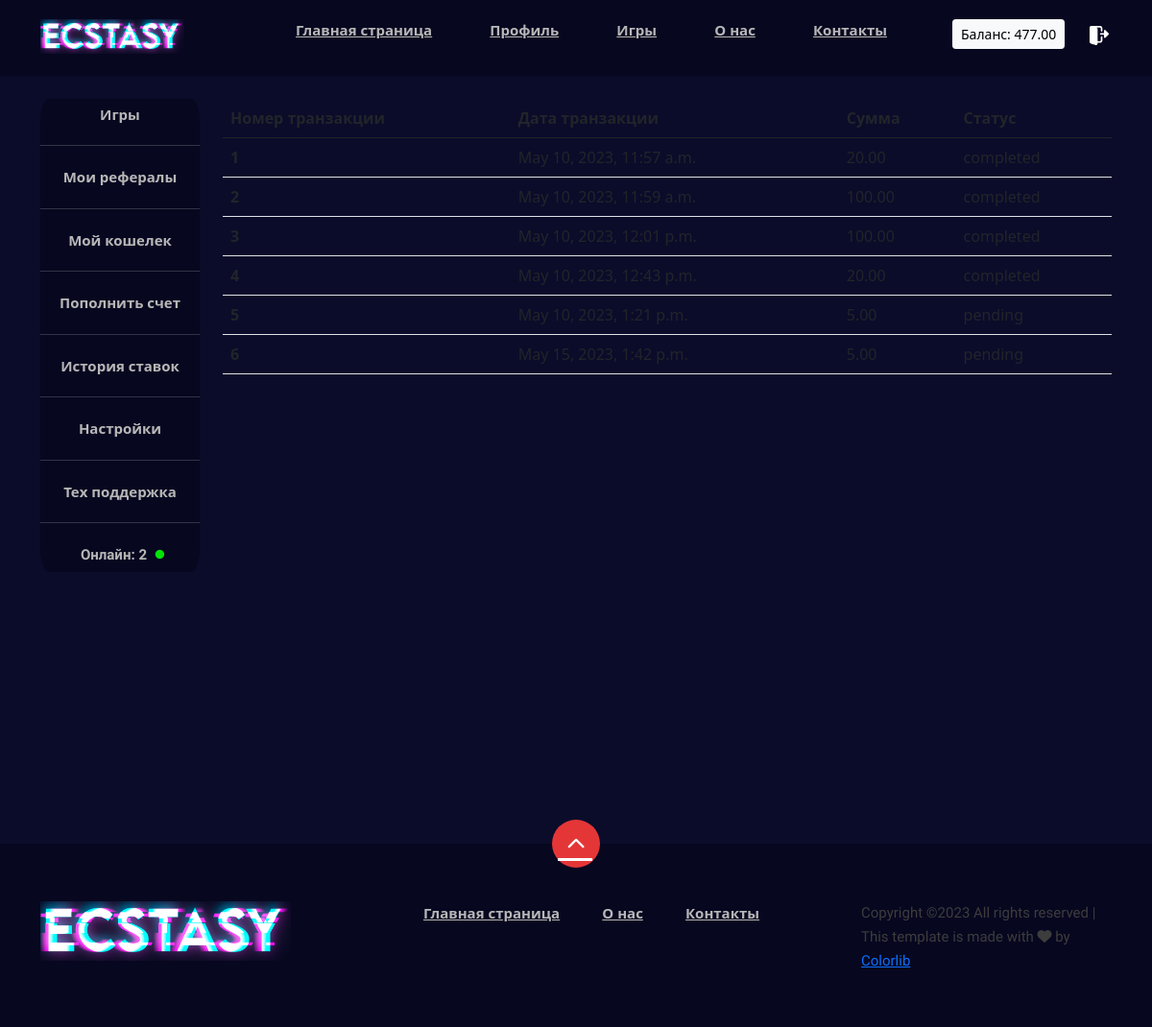
Page /wallet_history/ (signed in) on the committed database.
### chat/models.py (models this page shows, shortened)
class Wallet(models.Model):
    user_profile = models.OneToOneField(UserProfile, on_delete=models.CASCADE)
    wallet_number = models.CharField(max_length=50, unique=True)
    balance = models.DecimalField(max_digits=10, decimal_places=2, default=0.00)

class Transaction(models.Model):
    user = models.ForeignKey(User, on_delete=models.CASCADE)
    wallet = models.ForeignKey(Wallet, on_delete=models.CASCADE, null=True)
    amount = models.DecimalField(max_digits=5, decimal_places=2)
    status = models.CharField(max_length=10, choices=[('pending', 'Ожидает'), ('completed', 'Выполнено'), ('failed', 'Не выполнено')])
    created_at = models.DateTimeField(auto_now_add=True)
    updated_at = models.DateTimeField(auto_now=True)

### chat/views.py (the view)
# urls.py: path('wallet_history/', views.wallet_history, name='wallet_history'),
@login_required
def wallet_history(request):
    transactions = Transaction.objects.all()
    context = get_common_context(request)
    context.update({'transaction':transactions})
    return render(request, 'chat/wallet_history.html', context=context)

### chat/views.py (called while the page is built)
def get_common_context(request):
    try:
        wallet = request.wallet
        balance = wallet.balance
    except:
        balance = ''
    return {
        'balance': balance,
    }

### chat/templates/chat/wallet_history.html (shortened to what this page needs)
{% extends 'main.html' %}
{% block main %}
<table class="table">
    <thead class="thead-dark">
        <tr>
            <th scope="col">Номер транзакции</th>
            <th scope="col">Дата транзакции</th>
            <th scope="col">Сумма</th>
            <th scope="col">Статус</th>
        </tr>
    </thead>
    <tbody>
        {% for tr in transaction %}
            <tr>
                <th scope="row">{{ forloop.counter }}</th>
                <td>{{ tr.created_at }}</td>
                <td>{{ tr.amount }}</td>
                <td>{{ tr.status }}</td>
            </tr>
        {% endfor %}
    </tbody>
</table>
{% endblock main %}

### templates/header.html (shortened to what this page needs)
{% load static %}
<header class="header">
    <div class="container">
        <div class="row">
            <div class="col-lg-2">
                <div class="header__logo">
                    <a href="{% url 'home' %}">
                        <img src="{% static 'chat/img/logo.png' %}" width="150" alt="">
                    </a>
                </div>
            </div>
            <div class="col-lg-8">
                <div class="header__nav">
                    <nav class="header__menu mobile-menu">
                        <ul>
                            <li{% if request.path == '/' %} class="active"{% endif %}><a href="{% url 'home' %}">Главная страница</a></li>
                            {% if request.user.is_authenticated %}
                                <li{% if request.path == '/profile/' %} class="active"{% endif %}><a href="{% url 'profile' %}">Профиль</a></li>
                                <li{% if request.path == '/games/' %} class="active"{% endif %}><a href="{% url 'games' %}">Игры</a></li>
                            {% endif %}
                            <li{% if request.path == '/blog/' %} class="active"{% endif %}><a href="./blog.html">О нас</a></li>
                            <li{% if request.path == '/contact/' %} class="active"{% endif %}><a href="#">Контакты</a></li>
                        </ul>
                    </nav>
                </div>
            </div>
            <div class="col-lg-2">
                <div class="header__right">
                    {% if request.user.is_authenticated %}
                        <a href="{% url 'donate' %}" class="balance"><span class=" btn btn-light btn-sm">Баланс: {{ balance }}</span></a>
                    {% endif %}
                    {% if request.user.is_authenticated %}
                        <a href="{% url 'logout' %}"><img src="{% static 'chat/img/log-out.png' %}" width='20' alt="Log out"></a>
                    {% else %}
                        <a href="{% url 'login' %}"><span class="icon_profile"></span></a>
                    {% endif %}
                </div>
            </div>
        </div>
    </div>
</header>

### chat/static/chat/css/style.css (style rules this page uses)
html, body { height: 100%; font-family: "Mulish", sans-serif; -webkit-font-smoothing: antialiased; background: #0b0c2a!important; color: #b7b7b7!important; }
img { max-width: 100%; }
ul, ol { padding: 0; margin: 0; }
.header { background: #070720; width: 100%; }
.header__logo { padding: 20px 0 17px; }
.header__logo a { display: inline-block; }
.header__menu { text-align: center; width: 100%; }
.header__menu ul li { list-style: none; display: inline-block; position: relative; margin-right: 16px; }
.header__menu ul li:last-child { margin-right: 0; }
.header__menu ul li a { font-size: 15px; color: #b7b7b7; display: block; font-weight: 700; -webkit-transition: all, 0.5s!important; -o-transition: all, 0.5s!important; transition: all, 0.5s!important; padding: 20px; }
.header__right { text-align: right; padding: 20px 0 15px; display: flex; align-items: center; }
.header__right a { display: inline-block; font-size: 18px; color: #ffffff; margin-right: 26px; }
.header__right a:last-child { margin-right: 0; }
@media only screen and (min-width: 1200px) { .container { max-width: 1170px; } }

### templates/header.html (style rules this page uses)
.balance { margin-right: 5%; }

### rows in the picture
Wallet: balance "477.00"
Transaction: created_at "May 10, 2023, 11:57 a.m.", amount "20.00", status "completed"
Transaction: created_at "May 10, 2023, 11:59 a.m.", amount "100.00", status "completed"
Transaction: created_at "May 10, 2023, 12:01 p.m.", amount "100.00", status "completed"
Transaction: created_at "May 10, 2023, 12:43 p.m.", amount "20.00", status "completed"
Transaction: created_at "May 10, 2023, 1:21 p.m.", amount "5.00", status "pending"
Transaction: created_at "May 15, 2023, 1:42 p.m.", amount "5.00", status "pending"
